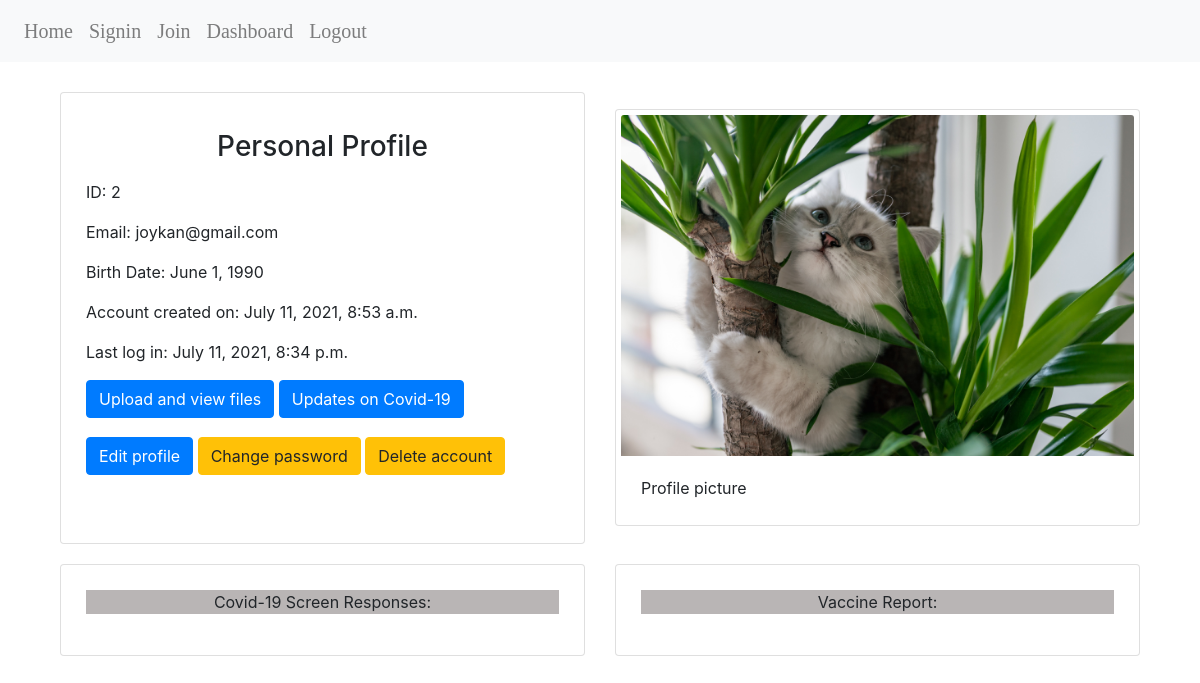
Before: /profile/2 (signed in) with the older database file.
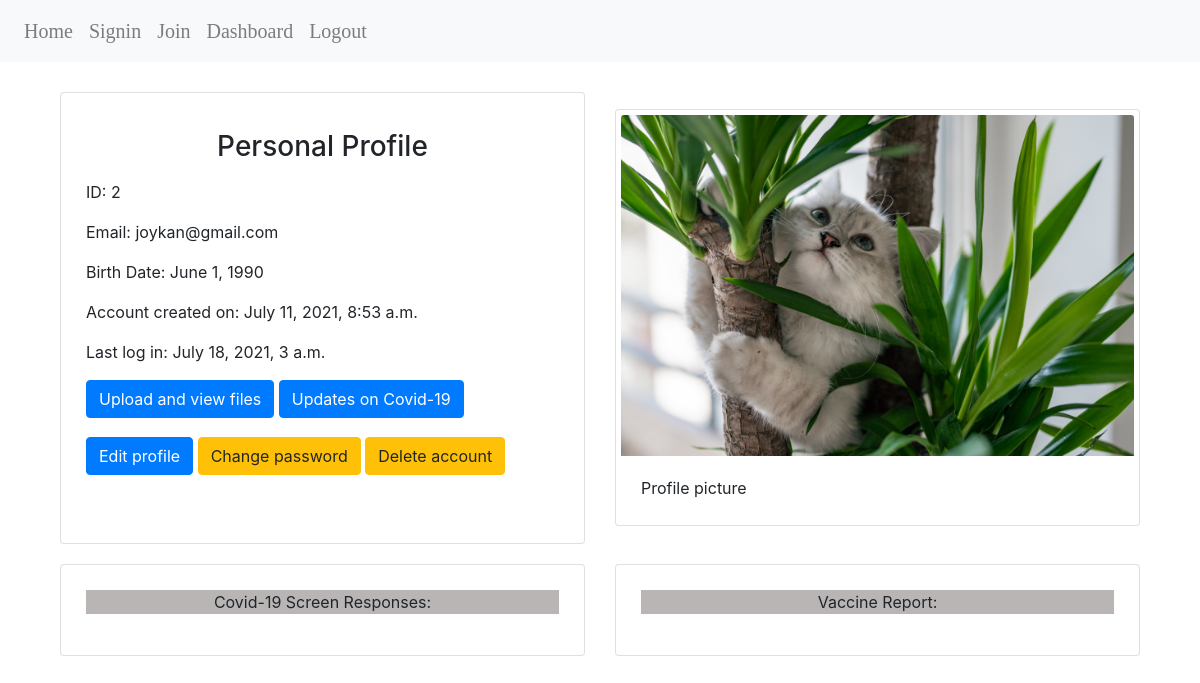
After: the same page with the newer database file.
### orgHaccounts/models.py (models this page shows, shortened)
class OrgHUser(AbstractBaseUser):
    email = models.EmailField(
        verbose_name='email address',
        max_length=255,
        unique=True,
    )
    cover = models.ImageField(
        upload_to='profile_images/',
        verbose_name='profile picture',
        null=True,
        blank=True,
        )
    date_of_birth = models.DateField(
        verbose_name='birth date',
    )
    is_active = models.BooleanField(default=True)
    staff = models.BooleanField(default=False)
    admin = models.BooleanField(default=False)
    created_at= models.DateTimeField(auto_now_add=True, null=True)
    last_login= models.DateTimeField(auto_now=True, null=True)
    objects = OrgHUserManager()
    USERNAME_FIELD = 'email'
    REQUIRED_FIELDS = ['date_of_birth']

### orgHaccounts/views.py (the view)
# urls.py: path('profile/<int:user_id>', views.profile),
def profile(request, user_id):
    user= request.user
    all_vaccineResponses= VaccineResponse.objects.filter(id=user_id)
    all_screenAnswers= ScreenAnswer.objects.filter(id=user_id)
    context={
        "history": "Personal Information",
        "health_condition": "Covid-19",
        "user": user,
        "all_vaccineResponses": all_vaccineResponses,
        "all_screenAnswers": all_screenAnswers,
    }
    return render(request, 'dashboard/profile.html', context)

### orgHaccounts/templates/dashboard/profile.html (shortened to what this page needs)
{% extends "base.html" %}
{% block content%}
<div class="container" id="wrapper">
    <div class="row">
        <div class="col align-self-center">
            <div class="card" style="width:100%;">
                <div class="card-body">
                    <p class= "card-title"><h3> Personal Profile </h3></p>
                    <p class="card-text"><span> ID: {{ user.id }} </span></p>
                    <p class="card-text"> Email: {{ user.email }}</p>
                    <p class="card-text"> Birth Date: {{ user.date_of_birth }} </p>
                    <p class="card-text"> <span> Account created on: {{ user.created_at }} </span></p>
                    <p class="card-text"> <span> Last log in: {{ user.last_login }} </span></p>
                    <p class="card-text">
                        <a href="/files/{{ user.id }}" class="btn btn-primary"> Upload and view files </a>
                        <a href="/feed" class="btn btn-primary"> Updates on {{ health_condition }} </a>
                    </p>
                    <p>
                        <a href="/edit/{{ user.id }}" class="btn btn-primary"> Edit profile </a>
                        <a href="/password_change" class="btn btn-warning"> Change password </a>
                        <a href="/delete_profile/{{ user.id }}" class="btn btn-warning"> Delete account </a>
                    </p><br>
                </div>
            </div>
        </div>
        <div class="col align-self-center">
            <div class="card" style="width: 100%;">
                {% if user.cover %}
                    {% load static %}
                {% endif %}
                {% if user.cover not in request.session %}
                    {% load static %}
                    <img class="card-img-top" src="{% static 'kitty.jpg' %}" alt="profile picture">
                {% endif %}
                <div class="card-body">
                    <p class="card-text"> Profile picture </p>
                </div>
            </div>
        </div>
    </div>
    <div class="row">
        <div class="col align-self-center">
            {% if user.screenAnswers %}
            <div class="card scrollable" style="width:100%;">
                <div class="card-body">
                    <p class="card-title"> Covid-19 Screen Responses: </p>
                </div>
            </div>
            {% else %} <p class="card-title"> You have not screened for Covid-19 yet! </p>
            {%  endif %}
        </div>
        <div class="col align-self-center">
            {% if user.vaccineResponses %}
            <div class="card scrollable" style="width:100%;">
                <div class="card-body">
                    <p class="card-title"> Vaccine Report: </p>
                </div>
            </div>
            {% else %} <p class="card-title"> No reports to show! </p>
            {% endif %}
        </div>
    </div>
</div>
{% endblock %}

### orgHaccounts/templates/base.html (shortened to what this page needs)
<!DOCTYPE html>
<html lang="en">
    <head>
        <link rel="stylesheet" href="https://maxcdn.bootstrapcdn.com/bootstrap/4.0.0/css/bootstrap.min.css">
        <link rel="stylesheet" href="https://cdn.jsdelivr.net/npm/bootstrap-icons@1.5.0/font/bootstrap-icons.css">
        {% load static %}
        <link rel="stylesheet" href="{% static 'styles.css' %}">
    </head>
    <body>
        {% block nav %}
        <nav>
            <nav class="navbar navbar-expand-md navbar-light bg-light">
                <div class="collapse navbar-collapse" id="navbarNav">
                    <ul class="navbar-nav">
                        <li class="nav-item">
                            <a class="nav-link" href="/"> Home </a>
                        </li>
                        <li class="nav-item">
                            <a class="nav-link" href="/login"> Signin </a>
                        </li>
                        <li class="nav-item">
                            <a class="nav-link" href="/register"> Join </a>
                        </li>
                        {% if user.is_authenticated %}
                        <li class="nav-item">
                            <a class="nav-link" href="/dashboard"> Dashboard </a>
                        </li>
                        <li class="nav-item">
                            <a class="nav-link" href="/logout"> Logout </a>
                        </li>
                        {% endif %}
                    </ul>
                </div>
            </nav>
        </nav>
        {% endblock %}
        <Main>
        {% block content %}{% endblock content %}
        </Main>
        {% load static %}
    </body>
</html>

### orgHaccounts/static/styles.css (style rules this page uses)
h1, h2, h3, a { text-align: center; }
.navbar-nav { display: flex; justify-content: space-between; }
.navbar-nav .nav-item a { font-family: cursive; color: black; font-size: 20px; text-decoration: none; }
.container { display: block; margin:auto; padding:20px; }
ul { list-style-type: none; }
.card { display:block; padding:5px; }
.row { padding: 10px; }
.card-body a, .card-title p, .card-text a, .card .btn { margin-bottom: 3px; text-align: center; align-content: center; }
.card-title { background-color : rgba(170, 165, 165, 0.815); text-align: center; }
p .btn { align-content: center; text-align: center; }

Changed rows visible on the page:
changed OrgHUser "joykan@gmail.com": last_login "July 11, 2021, 8:34 p.m." → "July 18, 2021, 3 a.m."
